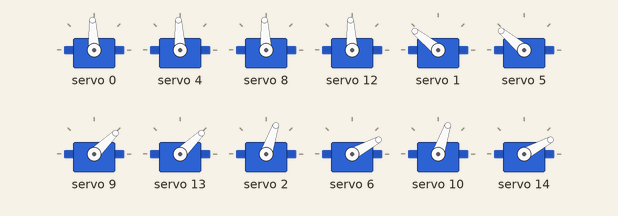
Recording of a sketch running on a simulated Arduino Uno, built with avr-gcc and run on an emulated ATmega328P. Parts: 12 × servo.

Above: at 1.05 s.
At 1.6 s:
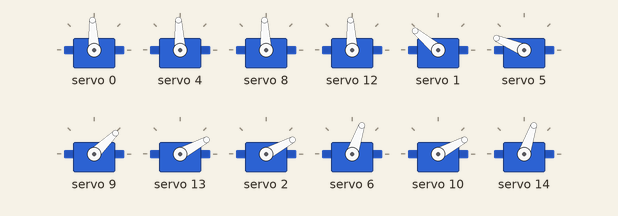
Timing chart, 0 to 4.0 s (numbered marks = the images above):
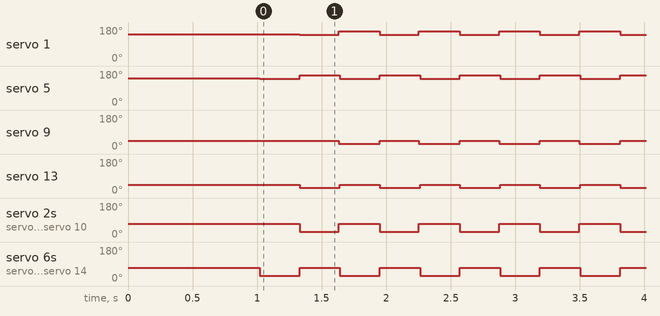

Measured:
- by itself, servo 1: alternates 157° for 0.32 s and 140° for 0.30 s
- by itself, servo 5: alternates 157° for 0.31 s and 140° for 0.31 s
- by itself, servo 9: alternates 44° for 0.30 s and 28° for 0.32 s
- by itself, servo 13: alternates 44° for 0.31 s and 28° for 0.31 s
- by itself, servo 2, servo 10: alternates 71° for 0.32 s and 28° for 0.30 s
- by itself, servo 6, servo 14: alternates 71° for 0.31 s and 28° for 0.31 s

The sketch:

S.P.A.R.K_walking_improvements.ino
```cpp
/* S.P.A.R.K_walking_improvements
   Project: S.P.A.R.K
   Start date: 20 June 2023
   Last edited: 20 June 2023
   Info:

Improving S.P.A.R.K's ability to walk.

Issues have been resolved.

   Made by Nathan-Busse
*/

// Calling Libraries

#include <Adafruit_PWMServoDriver.h>
#include <Wire.h>

// Declaring pins

// Pin declarations
#define Coxae_A 0
#define Femur_A 1
#define Tibia_A 2

#define Coxae_B 4
#define Femur_B 5
#define Tibia_B 6

#define Coxae_C 8
#define Femur_C 9
#define Tibia_C 10

#define Coxae_D 12
#define Femur_D 13
#define Tibia_D 14

/* Standing leg positions
   ----------------------
*/

// Left legs
#define FL_stand 135
#define TL_stand 70

// Right legs
#define FR_stand 45
#define TR_stand 70


/* Walking leg positions
   ---------------------
*/

// Left legs
#define TL_rise 30
#define FL_forward 134
#define TL_lower 70
#define FL_back 150

// Right legs
#define TR_rise 30
#define FR_forward 45
#define TR_lower 70
#define FR_back 30


/* Coxae positions
   ---------------
*/
#define CL_idle 90
#define CR_idle 90

/* Time delay
   ----------
*/
#define stand 1000
#define hold 800

/* PWM setup
   ---------
*/
#define MIN_PulseLength 500
#define MAX_PulseLength 2500
#define MED_PulseLength 2500
#define Frequency 50  // 50 HRz

Adafruit_PWMServoDriver pwm = Adafruit_PWMServoDriver();
int degrees;

void setup() {
  pwm.begin();
  pwm.setPWMFreq(Frequency);

  // Standing
  pwm.setPWM(Coxae_A, 0, pulseWidth(CL_idle));
  pwm.setPWM(Coxae_B, 0, pulseWidth(CL_idle));
  pwm.setPWM(Coxae_C, 0, pulseWidth(CR_idle));
  pwm.setPWM(Coxae_D, 0, pulseWidth(CR_idle));

  pwm.setPWM(Femur_A, 0, pulseWidth(FL_stand));
  pwm.setPWM(Femur_B, 0, pulseWidth(FL_stand));
  pwm.setPWM(Femur_C, 0, pulseWidth(FR_stand));
  pwm.setPWM(Femur_D, 0, pulseWidth(FR_stand));

  pwm.setPWM(Tibia_A, 0, pulseWidth(TL_stand));
  pwm.setPWM(Tibia_B, 0, pulseWidth(TL_stand));
  pwm.setPWM(Tibia_C, 0, pulseWidth(TR_stand));
  pwm.setPWM(Tibia_D, 0, pulseWidth(TR_stand));
  delay(stand);
}

void loop() {

  // Walking
  pwm.setPWM(Coxae_A, 0, pulseWidth(CL_idle));
  pwm.setPWM(Coxae_B, 0, pulseWidth(CL_idle));
  pwm.setPWM(Coxae_C, 0, pulseWidth(CR_idle));
  pwm.setPWM(Coxae_D, 0, pulseWidth(CR_idle));


  // Back legs
  // Rise
  pwm.setPWM(Tibia_D, 0, pulseWidth(TR_rise));
  pwm.setPWM(Tibia_B, 0, pulseWidth(TL_rise));
  pwm.setPWM(Femur_D, 0, pulseWidth(FR_forward));
  pwm.setPWM(Femur_B, 0, pulseWidth(FL_forward));
  delay(300);

  // Lower
  pwm.setPWM(Tibia_D, 0, pulseWidth(TR_lower));
  pwm.setPWM(Tibia_B, 0, pulseWidth(TL_lower));
  pwm.setPWM(Femur_D, 0, pulseWidth(FR_back));
  pwm.setPWM(Femur_B, 0, pulseWidth(FL_back));
  // delay(hold);

  // Front legs
  // Rise
  pwm.setPWM(Tibia_A, 0, pulseWidth(TL_rise));
  pwm.setPWM(Tibia_C, 0, pulseWidth(TR_rise));
  pwm.setPWM(Femur_A, 0, pulseWidth(FL_forward));
  pwm.setPWM(Femur_C, 0, pulseWidth(FR_forward));
  delay(300);

  // Lower
  pwm.setPWM(Tibia_A, 0, pulseWidth(TL_lower));
  pwm.setPWM(Tibia_C, 0, pulseWidth(TR_lower));
  pwm.setPWM(Femur_A, 0, pulseWidth(FL_back));
  pwm.setPWM(Femur_C, 0, pulseWidth(FR_back));
  //delay(hold);
}

/* Pulsewidth declaration
   ----------------------
*/
int pulseWidth(int angle) {
  int pulse_wide, analog_value;
  pulse_wide = map(angle, 0, 180, MIN_PulseLength, MAX_PulseLength);
  analog_value = int(float(pulse_wide) / 1000000 * Frequency * 4096);
  Serial.println(analog_value);
  return analog_value;
}
```
